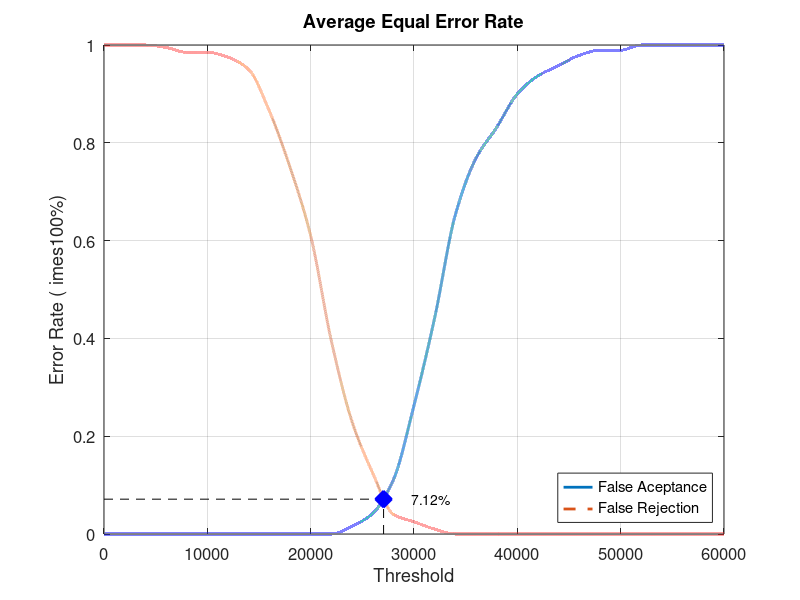
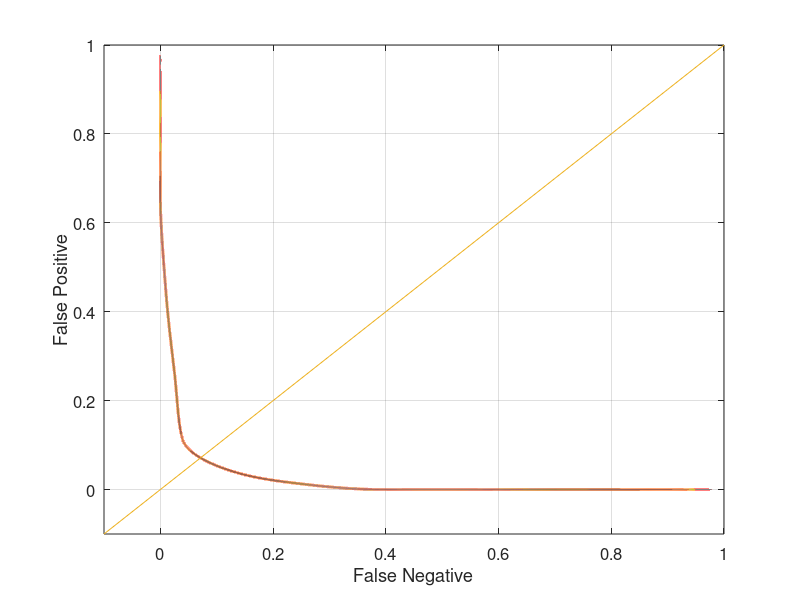

Source code (MATLAB) for these figures, in order:
close all;
clear;
clc;
x = 0:2000:60000;
xq = 0:0.5:60000;

y0 = [0 0 0 0 0 0 0 0 0 0 0 0 0.0157895 0.0421053 0.110526 0.263158 0.442105 0.652632 0.768421 0.831579 0.9 0.936842 0.957895 0.978947 0.989474 0.989474 1 1 1 1 1]
yy0 = interp1(x, y0, xq, 'pchip');
y1 = [1 1 1 0.995 0.985 0.985 0.975 0.95 0.865 0.75 0.61 0.395 0.23 0.125 0.04 0.025 0.01 0 0 0 0 0 0 0 0 0 0 0 0 0 0]
yy1 = interp1(x, y1, xq, 'pchip');

% Calculating EER: 
y2 = abs(y0 - y1);
find(y2 == min(y2))
yy2 = abs(yy0 - yy1);
xEER = find(yy2 == min(yy2));
xEERIndex = xq(xEER) % X-axis EER
yEER = yy0(xEER) % Y-axis EER

main = figure
plot(xq, yy0,'-','LineWidth', 2);	hold on
plot(xq, yy1,'--','LineWidth', 2);	hold on
plot([xEERIndex xEERIndex], [0 yEER], 'k--');	hold on
plot([0 xEERIndex], [yEER yEER], 'k--');	hold on
plot(xEERIndex, yEER, 'bx', 'LineWidth', 10);	hold on
text(xEERIndex + 10 * xEERIndex / 100, yEER, [num2str(round((10000 * yEER)) / 100) '%'])
legend('False Aceptance', 'False Rejection', 'Location', 'SouthEast')
xlabel('Threshold')
ylabel('Error Rate (	imes100%)')
title('Average Equal Error Rate')
set(gca, 'FontSize', 12)
axis([0 60000 0 1])
grid on

print(main, 'Database5_1Main', '-dpng');
FNRxFPR = figure('Color', [1 1 1]);
plot(yy1, yy0, '-', yy1, yy0, 'LineWidth', 2);
hold on
y = -0.1:0.1:1
plot(y, y); 
set(gca, 'FontSize', 12)
xlabel('False Negative')
ylabel('False Positive')
axis([-0.1 1 -0.1 1])
set(gca, 'FontSize', 12)
grid on

print(FNRxFPR, 'Database5_1FNRxFPR','-dpng');
